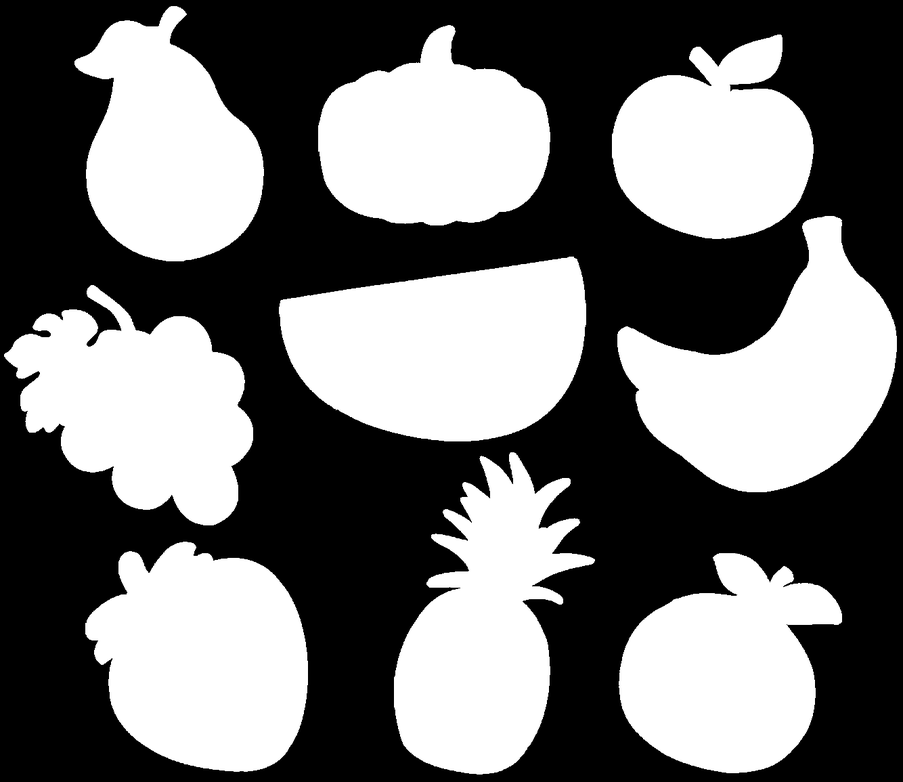
#> input picture MP3/fruits_binary.png, 903 x 782 px, shrunk from 1334 x 1155 before the run
$ python E2.py
#> lines starting #> are read from the running program, lines starting #| are printed output that depends on the picture; after the words box and inside, x2 and y2 are one past the last pixel; in counts of white or black regions, pixels touching at a corner belong together
# %% Packages
import os.path
import numpy as np
import skimage.io as io
import matplotlib.pyplot as plt
from textwrap import wrap


# %%
# The problem is solved by constructing a simplified undirected unweighted graph
# which is coupled with an union-finder, through which edges are defined through the
# 4 or 8 connectivity which triggers a merge of components. The code is entirely of my
# authorship, the code may be found in https://github.com/ddelcastillo/Notebook/tree/master/Notebook/src/unionFinder
def MyConnComp_201630945_201622695(binary_image, conn):
    image = np.asarray(binary_image, dtype=np.int_)
    if conn != 4 and conn != 8:
        raise Exception('Connectivity value must be 4 or 8.')
    if np.ndim(image) > 2:
        raise Exception(
            f'Input must be either a binary vector or matrix '
            f'(too many dimensions, expected 1 or 2, found {np.ndim(image)}).')
    b = np.asarray([[0, 1, 0], [1, 1, 1], [0, 1, 0]]) if conn == 4 else np.ones([3, 3], dtype=np.int_)
    n, m, v = np.size(image, 0), np.size(image, 1) if np.ndim(image) == 2 else 1, int(np.sum(image))
    if v == 0 or n == 0:
        return image, []
    # Single vector processing (one-dimensional).
    if np.ndim(image) == 1:
        labeled_image = np.zeros(n, dtype=np.int_)
        pixel_labels, c = [], 1
        current = []
        first = True
        # Since it's one dimensional, pixel i only checks it's neighbor pixel i-1, if they're
        # connected, then it's the same component, if not, it's a new component.
        for i in range(n):
            if image[i]:
                if image[max(0, i - 1)]:
                    current.append(i)
                else:
                    if not first:
                        pixel_labels.append(current)
                        current = [i]
                        c += 1
                    else:
                        current.append(i)
                labeled_image[i] = c
            first = first and not image[i]
        if len(current) != 0:
            pixel_labels.append(current)
        # print(labeled_image, pixel_labels)
        return labeled_image, pixel_labels
    coord_to_vertex = {}
    # Base UnionFinder
    par = [-1] * v  # All pixels are isolated to begin with (they're their own component).
    num_components = v  # Number of components.

    # The root determines which component does the pixel (box) belongs to.
    # Designed so that a vertex's root updates whenever it's called.
    def root(p_vertex):
        if par[p_vertex] < 0:
            return p_vertex
        else:
            par[p_vertex] = root(par[p_vertex])
            return par[p_vertex]

    # Finding and adding all vertexes.
    c = 0
    for i in range(n):
        for j in range(m):
            if image[i, j]:
                coord_to_vertex[(i, j)] = c
                c += 1
    # After all vertexes are processed, their neighbors are checked based on the connectivity.
    for i, j in coord_to_vertex.keys():
        for index_x, x in enumerate(range(i - 1, i + 2)):
            for index_y, y in enumerate(range(j - 1, j + 2)):
                # Checking if (x,y) is not outside the image, that (i,j) != (x,y), and that they're connected.
                if 0 <= x < n and 0 <= y < m and not (x == i and y == j) and b[index_x, index_y]:
                    if image[x, y]:
                        # What happens here is a merge of components when connected (same root).
                        vertex1 = root(coord_to_vertex[(i, j)])
                        vertex2 = root(coord_to_vertex[(x, y)])
                        if vertex1 != vertex2:
                            if par[vertex2] < par[vertex1]:
                                vertex1 += vertex2
                                vertex2 = vertex1 - vertex2
                                vertex1 -= vertex2
                            par[vertex1] += par[vertex2]
                            par[vertex2] = vertex1
                            num_components -= 1  # One fewer component since two merged.
    # Making each connected components based on the parents.
    labeled_image = np.zeros([n, m], dtype=np.int_)
    parents = np.zeros(v, dtype=np.int_)
    parent_to_index = {}
    c = 0
    for i in range(v):
        parents[i] = root(i)
        if parents[i] not in parent_to_index:
            parent_to_index[parents[i]] = c
            c += 1
    # Each pixel is re-drawn with an unique value based on it's respective connected component.
    pixel_labels = [[] for _ in range(num_components)]
    for (x, y), vertex in coord_to_vertex.items():
        pixel_labels[parent_to_index[parents[vertex]]].append(x * n + y)
        labeled_image[x, y] = parent_to_index[parents[vertex]] + 1
    # print(labeled_image, pixel_labels)
    return labeled_image, pixel_labels


# %% Reading the fruit image and making a binarization.
img = io.imread(os.path.join('.', 'fruits_binary.png'))
#> img is the input picture: shape (782, 903); min 0, max 255, mean 115.2
for i in range(np.size(img, 0)):
    for j in range(np.size(img, 1)):
        if img[i, j] > 0:
            img[i, j] = 1
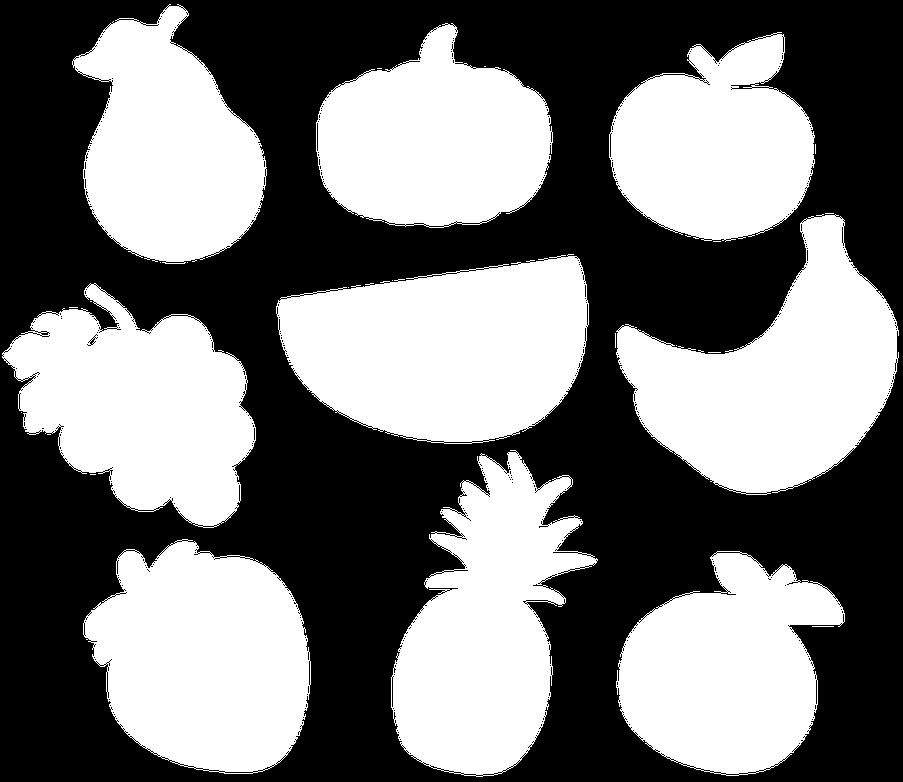
#> img: shape (782, 903); values 0 (black) and 1 (white), 47% white; 27 white regions (17 under 20 px), largest, box (x1, y1, x2, y2) and area: (276, 254, 589, 444) 43848, (616, 214, 899, 495) 41708, (83, 539, 311, 774) 39616

# %% Applying component extraction.
res, labels = MyConnComp_201630945_201622695(img, 8)
#> in MyConnComp_201630945_201622695, `n, m, v = np.size(image, 0), np.size(image, 1) if np.ndim(image) == 2 ..`: n = 782; m = 903; v = 331957
#> in MyConnComp_201630945_201622695, `par = [-1] * v  # All pixels are isolated to begin with (they're their..`: par = 331957 items
#> in MyConnComp_201630945_201622695, `num_components = v`: num_components = 331957
#> after the loop in MyConnComp_201630945_201622695, `for i, j in coord_to_vertex.keys():`: num_components = 27
#> in MyConnComp_201630945_201622695, `labeled_image = np.zeros([n, m], dtype=np.int_)`: labeled_image: shape (782, 903) int64; every value is 0
#> after the loop in MyConnComp_201630945_201622695, `for (x, y), vertex in coord_to_vertex.items():`:
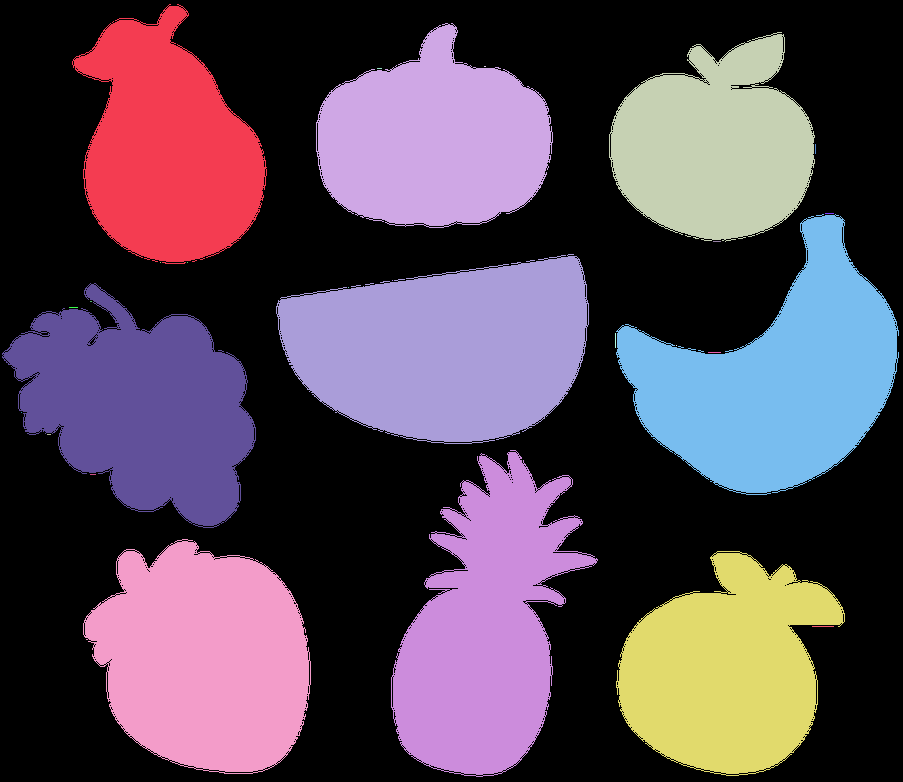
#> labeled_image: shape (782, 903) int64; 28 distinct labels, from 0 to 27; one colour per label, 0 black
#> labels = 27 items

# %% Plotting the result with the original image.
fig, axes = plt.subplots(1, 2)
fig.suptitle('Extracción de componentes conectados para una imagen con frutas')
axes[0].imshow(img, cmap='gray')
axes[0].set_title('Imagen original')
axes[0].axis('off')
axes[1].imshow(res, cmap='gray')
axes[1].set_title('Imagen con componentes separados')
axes[1].axis('off')
fig.savefig('fruits_binary_result.png')
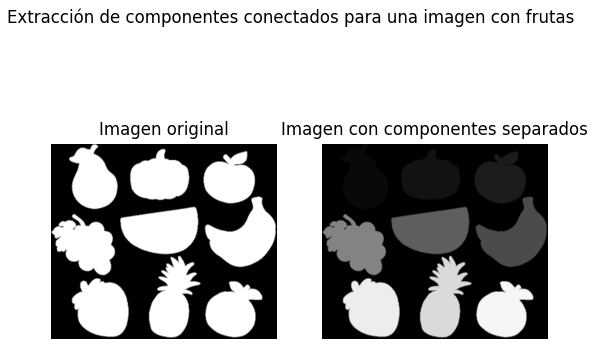
#> figure drawn by matplotlib, 2 panels
fig.show()
input('Press enter to continue...')

# %% Creating an image with the same result for 4 and 8 connectivity.
smiley_size = 20
smiley = np.zeros([smiley_size, smiley_size], dtype=np.short)
for i in range(smiley_size):
    for j in range(smiley_size):
        if i == 0 or i == smiley_size - 1 or j == 0 or j == smiley_size - 1:
            smiley[i, j] = 1  # Border of the smiley face.
eye_len = 4
top_mouth = eye_len * 2
for i in range(2, 2 + eye_len):
    for j in range(2, 2 + eye_len):
        smiley[i, j], smiley[i, smiley_size - j - 1] = 1, 1
        smiley[i + top_mouth, j], smiley[i + top_mouth, smiley_size - j - 1] = 1, 1
for i in range(2 + top_mouth + eye_len, 2 + 2 * top_mouth):
    for j in range(2, smiley_size-2):
        smiley[i, j] = 1

# %% Results of smiley
smiley_res_4, smiley_labels_4 = MyConnComp_201630945_201622695(smiley, 4)
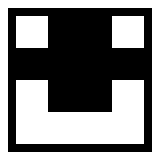
#> smiley: shape (20, 20) int16 (shown 8 times larger); values 0 (black) and 1 (white), 51% white; 1 black region, box (x1, y1, x2, y2) and area: (1, 1, 19, 19) 196
smiley_res_8, smiley_labels_8 = MyConnComp_201630945_201622695(smiley, 8)

# %% Plotting smiley images
fig, axes = plt.subplots(1, 3)
fig.suptitle('Comparación de los resultados para Smiley con 4 y 8 conectividad.')
axes[0].imshow(smiley, cmap='gray')
axes[0].set_title('Smiley')
axes[0].axis('off')
axes[1].imshow(smiley_res_4, cmap='gray')
axes[1].set_title("\n".join(wrap('Componentes conectados smiley (conn = 4)', 17)))
axes[1].axis('off')
axes[2].imshow(smiley_res_8, cmap='gray')
axes[2].set_title("\n".join(wrap('Componentes conectados smiley (conn = 8)', 17)))
axes[2].axis('off')
fig.savefig('smiley.png')
fig.show()
input('Press enter to continue...')

#%% Different structure
maze_size = 20
maze = np.zeros([20, 20], dtype=np.short)
for i in range(0, maze_size):
    for j in range(i, maze_size - i):
        if i % 2 == 0 and i != j and i != maze_size-j-1:
            maze[i, j], maze[j, i], maze[maze_size - i - 1, j], maze[j, maze_size - i - 1] = 1, 1, 1, 1

# %% Results of smiley
maze_res_4, maze_labels_4 = MyConnComp_201630945_201622695(maze, 4)
#> call 4 of MyConnComp_201630945_201622695, with conn = 4
#> after the loop in MyConnComp_201630945_201622695 (call 4), `for i, j in coord_to_vertex.keys():`: num_components = 20; par = 200 values, max 182 at index 183, min -18 at index 0, mean 58.77
#> after the loop in MyConnComp_201630945_201622695 (call 4), `for (x, y), vertex in coord_to_vertex.items():`:
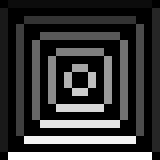
#> labeled_image: shape (20, 20) int64 (shown 8 times larger); min 0, max 20, mean 4.45; drawn with min black and max white
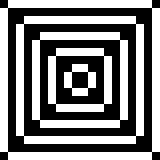
#> maze: shape (20, 20) int16 (shown 8 times larger); values 0 (black) and 1 (white), 50% white in thin lines or dots
maze_res_8, maze_labels_8 = MyConnComp_201630945_201622695(maze, 8)
#> after the loop in MyConnComp_201630945_201622695 (call 5), `for i, j in coord_to_vertex.keys():`: num_components = 5; par = 200 values, max 84 at index 85, min -72 at index 0, mean 23.15
#> after the loop in MyConnComp_201630945_201622695 (call 5), `for (x, y), vertex in coord_to_vertex.items():`:
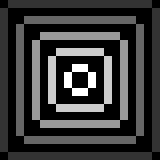
#> labeled_image: shape (20, 20) int64 (shown 8 times larger); min 0, max 5, mean 1.1; drawn with min black and max white

# %% Plotting maze images
fig, axes = plt.subplots(1, 3)
fig.suptitle('Comparación de los resultados para Maze con 4 y 8 conectividad.')
axes[0].imshow(maze, cmap='gray')
axes[0].set_title('Maze')
axes[0].axis('off')
axes[1].imshow(maze_res_4, cmap='gray')
axes[1].set_title("\n".join(wrap('Componentes conectados maze (conn = 4)', 17)))
axes[1].axis('off')
axes[2].imshow(maze_res_8, cmap='gray')
axes[2].set_title("\n".join(wrap('Componentes conectados maze (conn = 8)', 17)))
axes[2].axis('off')
fig.savefig('maze.png')
fig.show()
input('Press enter to continue...')
